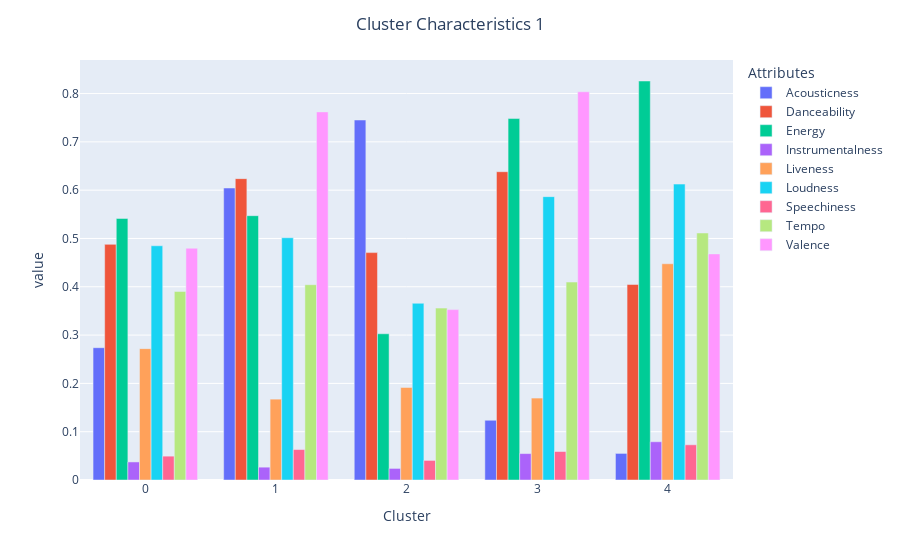

Notebook code cell kept with this figure:
### Markdown cell above
## Visualizing the means of attribute values in each cluster

### Code cell
px.bar(dfGrouped_mean[:5],barmode = 'group').update_layout(legend_title = 'Attributes',title = 'Cluster Characteristics 1',title_x=0.5)

### Figure 1 — Plotly figure (JSON) as saved in the notebook; plotly's stock layout.template omitted (floating-point values rounded to 4 significant figures)
{"data": [{"alignmentgroup": "True", "hovertemplate": "variable=Acousticness<br>Cluster=%{x}<br>value=%{y}<extra></extra>", "legendgroup": "Acousticness", "marker": {"color": "#636efa", "pattern": {"shape": ""}}, "name": "Acousticness", "offsetgroup": "Acousticness", "orientation": "v", "showlegend": true, "textposition": "auto", "type": "bar", "x": [0, 1, 2, 3, 4], "xaxis": "x", "y": [0.2739, 0.6045, 0.7452, 0.1237, 0.05505], "yaxis": "y"}, {"alignmentgroup": "True", "hovertemplate": "variable=Danceability<br>Cluster=%{x}<br>value=%{y}<extra></extra>", "legendgroup": "Danceability", "marker": {"color": "#EF553B", "pattern": {"shape": ""}}, "name": "Danceability", "offsetgroup": "Danceability", "orientation": "v", "showlegend": true, "textposition": "auto", "type": "bar", "x": [0, 1, 2, 3, 4], "xaxis": "x", "y": [0.4878, 0.6239, 0.4707, 0.6382, 0.4047], "yaxis": "y"}, {"alignmentgroup": "True", "hovertemplate": "variable=Energy<br>Cluster=%{x}<br>value=%{y}<extra></extra>", "legendgroup": "Energy", "marker": {"color": "#00cc96", "pattern": {"shape": ""}}, "name": "Energy", "offsetgroup": "Energy", "orientation": "v", "showlegend": true, "textposition": "auto", "type": "bar", "x": [0, 1, 2, 3, 4], "xaxis": "x", "y": [0.5414, 0.5472, 0.3027, 0.7482, 0.826], "yaxis": "y"}, {"alignmentgroup": "True", "hovertemplate": "variable=Instrumentalness<br>Cluster=%{x}<br>value=%{y}<extra></extra>", "legendgroup": "Instrumentalness", "marker": {"color": "#ab63fa", "pattern": {"shape": ""}}, "name": "Instrumentalness", "offsetgroup": "Instrumentalness", "orientation": "v", "showlegend": true, "textposition": "auto", "type": "bar", "x": [0, 1, 2, 3, 4], "xaxis": "x", "y": [0.03738, 0.02657, 0.02396, 0.05467, 0.07919], "yaxis": "y"}, {"alignmentgroup": "True", "hovertemplate": "variable=Liveness<br>Cluster=%{x}<br>value=%{y}<extra></extra>", "legendgroup": "Liveness", "marker": {"color": "#FFA15A", "pattern": {"shape": ""}}, "name": "Liveness", "offsetgroup": "Liveness", "orientation": "v", "showlegend": true, "textposition": "auto", "type": "bar", "x": [0, 1, 2, 3, 4], "xaxis": "x", "y": [0.2719, 0.1674, 0.1916, 0.1696, 0.4477], "yaxis": "y"}, {"alignmentgroup": "True", "hovertemplate": "variable=Loudness<br>Cluster=%{x}<br>value=%{y}<extra></extra>", "legendgroup": "Loudness", "marker": {"color": "#19d3f3", "pattern": {"shape": ""}}, "name": "Loudness", "offsetgroup": "Loudness", "orientation": "v", "showlegend": true, "textposition": "auto", "type": "bar", "x": [0, 1, 2, 3, 4], "xaxis": "x", "y": [0.4849, 0.5015, 0.3659, 0.5866, 0.6126], "yaxis": "y"}, {"alignmentgroup": "True", "hovertemplate": "variable=Speechiness<br>Cluster=%{x}<br>value=%{y}<extra></extra>", "legendgroup": "Speechiness", "marker": {"color": "#FF6692", "pattern": {"shape": ""}}, "name": "Speechiness", "offsetgroup": "Speechiness", "orientation": "v", "showlegend": true, "textposition": "auto", "type": "bar", "x": [0, 1, 2, 3, 4], "xaxis": "x", "y": [0.04937, 0.06305, 0.04051, 0.05897, 0.07288], "yaxis": "y"}, {"alignmentgroup": "True", "hovertemplate": "variable=Tempo<br>Cluster=%{x}<br>value=%{y}<extra></extra>", "legendgroup": "Tempo", "marker": {"color": "#B6E880", "pattern": {"shape": ""}}, "name": "Tempo", "offsetgroup": "Tempo", "orientation": "v", "showlegend": true, "textposition": "auto", "type": "bar", "x": [0, 1, 2, 3, 4], "xaxis": "x", "y": [0.3904, 0.4043, 0.3559, 0.4098, 0.5113], "yaxis": "y"}, {"alignmentgroup": "True", "hovertemplate": "variable=Valence<br>Cluster=%{x}<br>value=%{y}<extra></extra>", "legendgroup": "Valence", "marker": {"color": "#FF97FF", "pattern": {"shape": ""}}, "name": "Valence", "offsetgroup": "Valence", "orientation": "v", "showlegend": true, "textposition": "auto", "type": "bar", "x": [0, 1, 2, 3, 4], "xaxis": "x", "y": [0.4798, 0.7621, 0.3527, 0.8037, 0.468], "yaxis": "y"}], "layout": {"autosize": true, "barmode": "group", "legend": {"title": {"text": "Attributes"}, "tracegroupgap": 0}, "margin": {"t": 60}, "title": {"text": "Cluster Characteristics 1", "x": 0.5}, "xaxis": {"anchor": "y", "autorange": true, "domain": [0, 1], "range": [-0.5, 4.5], "title": {"text": "Cluster"}, "type": "linear"}, "yaxis": {"anchor": "x", "autorange": true, "domain": [0, 1], "range": [0, 0.8695], "title": {"text": "value"}, "type": "linear"}}}
